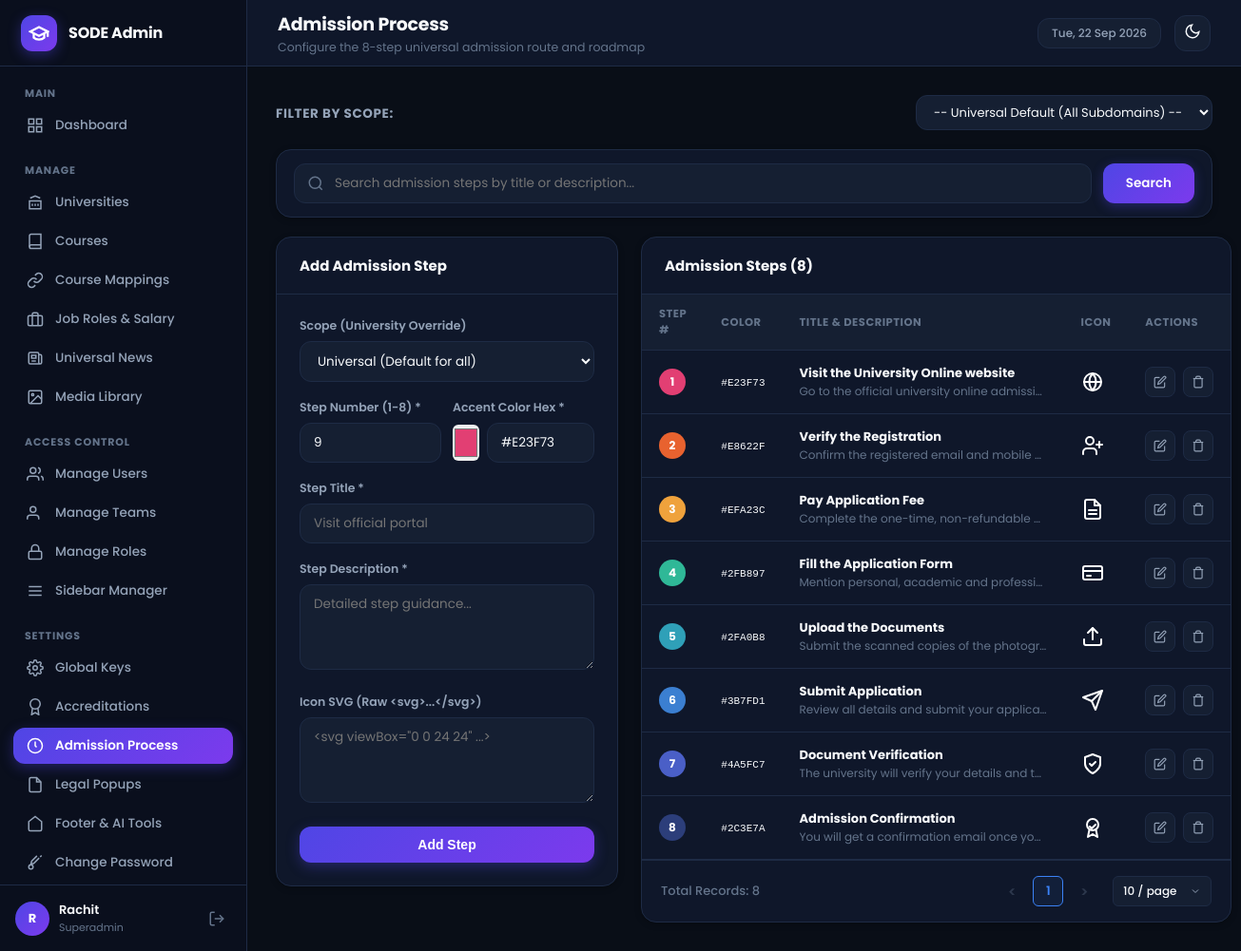
Page /admin/modules/admission_process/index.php (signed in) on the earlier database version.
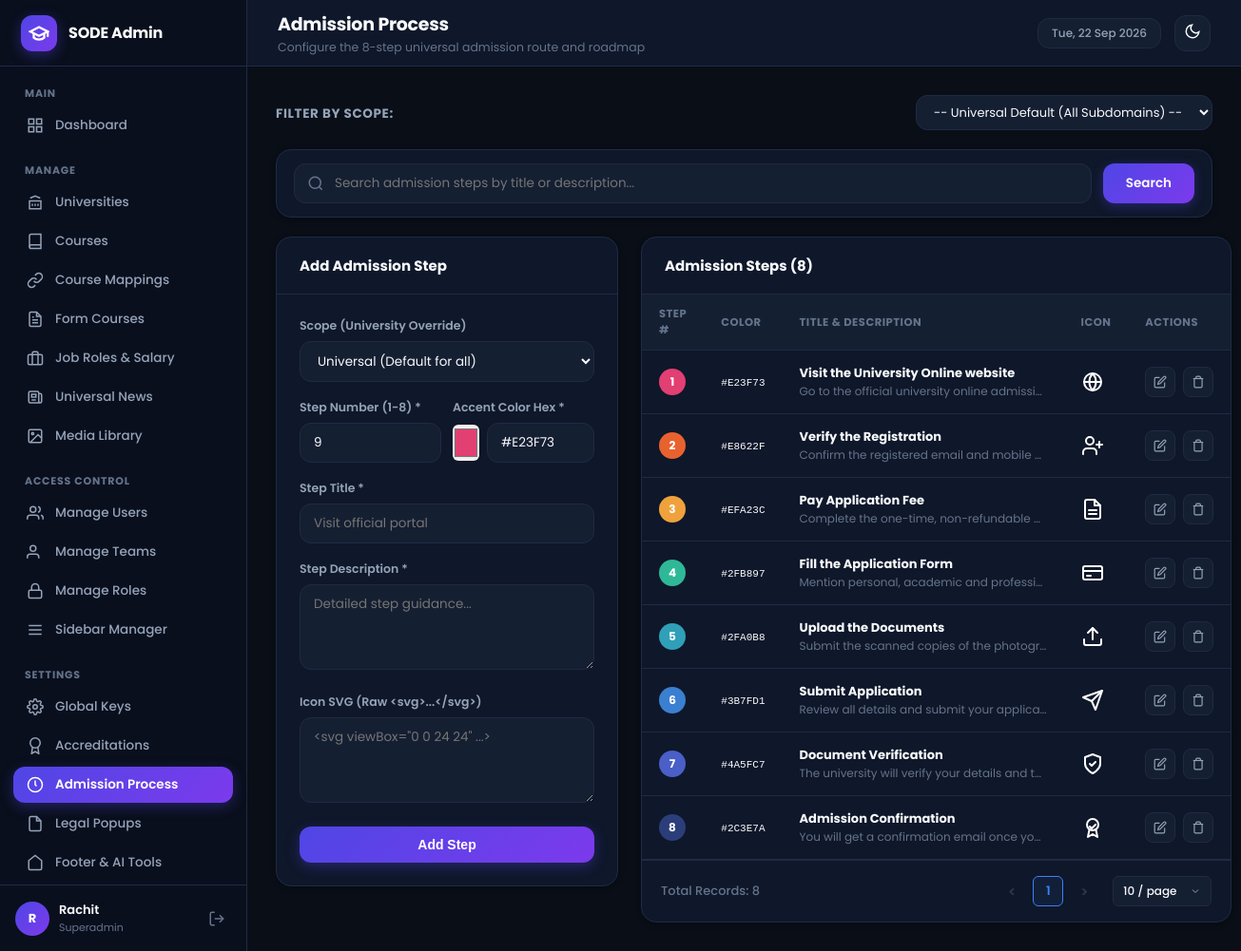
Same page on the later database version.
### tables this page shows
CREATE TABLE IF NOT EXISTS `sidebar_items` (
  `id` INT UNSIGNED AUTO_INCREMENT PRIMARY KEY,
  `display_name` VARCHAR(100) NOT NULL,
  `page_route` VARCHAR(255) NOT NULL,
  `sort_order` INT DEFAULT 0,
  `active_page_key` VARCHAR(100) NOT NULL,
  `rbac_module_key` VARCHAR(100) NOT NULL,
  `menu_section` VARCHAR(100) DEFAULT 'Manage',
  `icon_svg` TEXT NULL,
  `is_superadmin_only` TINYINT(1) DEFAULT 0,
  `is_active` TINYINT(1) DEFAULT 1,
  `created_at` TIMESTAMP DEFAULT CURRENT_TIMESTAMP
);

CREATE TABLE IF NOT EXISTS `admission_process_steps` (
  `id` INT UNSIGNED AUTO_INCREMENT PRIMARY KEY,
  `university_id` INT UNSIGNED NULL,
  `step_number` TINYINT UNSIGNED NOT NULL,
  `color_hex` VARCHAR(20) NOT NULL DEFAULT '#3B7FD1',
  `title` VARCHAR(255) NOT NULL,
  `description` TEXT NOT NULL,
  `icon_svg` TEXT NULL,
  CONSTRAINT `fk_aps_uni` FOREIGN KEY (`university_id`) REFERENCES `universities` (`id`) ON DELETE CASCADE
);

### admin/modules/admission_process/index.php (the view, shortened to what the changed rows need)
<?php
$active_page_key = 'admission_process';
$db = get_db_connection();
$selected_uni_id = isset($_GET['uni_id']) && $_GET['uni_id'] !== '' ? (int)$_GET['uni_id'] : null;
$search = trim($_GET['q'] ?? '');
$pagination = sode_get_pagination_params(10);
$page = $pagination['page'];
$per_page = $pagination['per_page'];
$offset = $pagination['offset'];
$where_clauses = [];
$params = [];
if ($selected_uni_id) {
    $where_clauses[] = "university_id = :uni_id";
    $params[':uni_id'] = $selected_uni_id;
} else {
    $where_clauses[] = "university_id IS NULL";
}
$where_sql = "WHERE " . implode(" AND ", $where_clauses);
$count_stmt = $db->prepare("SELECT COUNT(*) FROM admission_process_steps $where_sql");
$count_stmt->execute($params);
$total_steps = (int)$count_stmt->fetchColumn();
$query = "SELECT * FROM admission_process_steps $where_sql ORDER BY step_number ASC, id ASC LIMIT :limit OFFSET :offset";
$stmt = $db->prepare($query);
$stmt->bindValue(':limit', $per_page, PDO::PARAM_INT);
$stmt->bindValue(':offset', $offset, PDO::PARAM_INT);
$stmt->execute();
$steps = $stmt->fetchAll();
require_once ADMIN_PATH . '/includes/header.php';
?>
<div class="split-layout">
    <div class="admin-card">
        <div class="table-responsive">
            <table class="admin-table">
                <thead>
                    <tr>
                        <th>Step #</th>
                        <th>Color</th>
                        <th>Title & Description</th>
                        <th>Icon</th>
                        <th>Actions</th>
                    </tr>
                </thead>
                <tbody>
                    <?php if (empty($steps)): ?>
                        <tr><td colspan="5" style="text-align:center; padding:32px; color:var(--text-dim);"><?php echo $search !== '' ? 'No steps match your search query "' . htmlspecialchars($search) . '".' : 'No steps defined for this scope.'; ?></td></tr>
                    <?php else: ?>
                        <?php foreach ($steps as $s): ?>
                            <tr>
                                <td>
                                    <div style="width:28px; height:28px; border-radius:50%; background:<?php echo htmlspecialchars($s['color_hex']); ?>; color:#fff; display:flex; align-items:center; justify-content:center; font-weight:700; font-size:12px;">
                                        <?php echo $s['step_number']; ?>
                                    </div>
                                </td>
                                <td>
                                    <code style="font-size:11px;"><?php echo htmlspecialchars($s['color_hex']); ?></code>
                                </td>
                                <td>
                                    <strong><?php echo htmlspecialchars($s['title']); ?></strong>
                                    <div style="font-size:12px; color:var(--text-dim); max-width:260px; white-space:nowrap; overflow:hidden; text-overflow:ellipsis;">
                                        <?php echo htmlspecialchars($s['description']); ?>
                                    </div>
                                </td>
                                <td style="width:30px;">
                                    <?php if (!empty($s['icon_svg'])): ?>
                                        <div style="width:24px; height:24px; color:var(--primary);"><?php echo $s['icon_svg']; ?></div>
                                    <?php else: ?>
                                        <span style="color:var(--text-dim);">-</span>
                                    <?php endif; ?>
                                </td>
                                <td>
                                    <div class="table-actions">
                                        <?php echo rbac_render_edit_button(BASE_URL . '/modules/admission_process/index.php?edit_id=' . $s['id'] . ($selected_uni_id ? '&uni_id=' . $selected_uni_id : ''), 'Edit'); ?>
                                        <?php echo rbac_render_delete_button($s['id'], 'Delete'); ?>
                                    </div>
                                </td>
                            </tr>
                        <?php endforeach; ?>
                    <?php endif; ?>
                </tbody>
            </table>
        </div>
        <?php echo sode_render_pagination($total_steps, $page, $per_page); ?>
    </div>
</div>
<?php
require_once ADMIN_PATH . '/includes/footer.php';
?>

### admin/includes/sidebar.php (shortened to what the changed rows need)
<?php
$sidebar_items = get_user_sidebar_items();
$grouped_items = [];
foreach ($sidebar_items as $item) {
    $section = !empty($item['menu_section']) ? strtoupper($item['menu_section']) : 'MANAGE';
    $grouped_items[$section][] = $item;
}
if (empty($active_page_key)) {
    $current_script = str_replace('\\', '/', $_SERVER['SCRIPT_NAME'] ?? $_SERVER['PHP_SELF'] ?? '');
    if (preg_match('#/modules/([^/]+)/#', $current_script, $matches)) {
        $current_page_key = $matches[1];
    } elseif (strpos($current_script, 'dashboard.php') !== false) {
        $current_page_key = 'dashboard';
    } else {
        $current_page_key = '';
    }
} else {
    $current_page_key = $active_page_key;
}
?>
<aside class="app-sidebar" id="app-sidebar">
    <nav class="sidebar-nav">
        <?php foreach ($grouped_items as $section_title => $section_items): ?>
            <div class="nav-section">
                <div class="nav-section-title"><?php echo htmlspecialchars($section_title); ?></div>
                <ul class="nav-list">
                    <?php foreach ($section_items as $item):
                        $route = (strpos($item['page_route'], 'http') === 0) ? $item['page_route'] : BASE_URL . '/' . ltrim($item['page_route'], '/');
                        $is_active = ($current_page_key !== '' && $current_page_key === $item['active_page_key']);
                    ?>
                        <li class="nav-item <?php echo $is_active ? 'active' : ''; ?>">
                            <a href="<?php echo htmlspecialchars($route); ?>">
                                <?php if (!empty($item['icon_svg'])): ?>
                                    <?php echo $item['icon_svg']; ?>
                                <?php else: ?>
                                    <svg width="18" height="18" viewBox="0 0 24 24" fill="none" stroke="currentColor" stroke-width="2"><circle cx="12" cy="12" r="4"></circle></svg>
                                <?php endif; ?>
                                <span><?php echo htmlspecialchars($item['display_name']); ?></span>
                            </a>
                        </li>
                    <?php endforeach; ?>
                </ul>
            </div>
        <?php endforeach; ?>
    </nav>
</aside>

### admin/includes/rbac.php (shortened to what the changed rows need)
<?php
function is_superadmin() {
    return !empty($_SESSION['is_superadmin']);
}
function user_can($action, $team_id = null) {
    if (is_superadmin()) {
        return true;
    }
    $perm = null;
    $act = strtolower(trim($action));
    $col = 'can_' . $act;
    return !empty($perm[$col]);
}
function can_update($team_id = null) { return user_can('update', $team_id); }
function can_delete($team_id = null) { return user_can('delete', $team_id); }
function rbac_render_edit_button($url, $title = 'Edit', $custom_class = 'action-btn') {
    $can = can_update();
    if ($can) {
        return '<a href="' . htmlspecialchars($url) . '" class="' . htmlspecialchars($custom_class) . '" title="' . htmlspecialchars($title) . '">'
            . '<svg width="14" height="14" viewBox="0 0 24 24" fill="none" stroke="currentColor" stroke-width="2"><path d="M11 4H4a2 2 0 0 0-2 2v14a2 2 0 0 0 2 2h14a2 2 0 0 0 2-2v-7"></path><path d="M18.5 2.5a2.121 2.121 0 0 1 3 3L12 15l-4 1 1-4 9.5-9.5z"></path></svg>'
            . '</a>';
    }
}
function rbac_render_delete_button($id, $title = 'Delete', $action_name = 'delete', $extra_post_fields = []) {
    $can = can_delete();
    if ($can) {
        $csrf = function_exists('csrf_field') ? csrf_field() : '';
        $html = '<form method="POST" action="" class="confirm-delete" style="display:inline;">'
            . $csrf
            . '<input type="hidden" name="action" value="' . htmlspecialchars($action_name) . '">'
            . '<input type="hidden" name="id" value="' . (int)$id . '">';
        $html .= '<button type="submit" class="action-btn delete-btn" title="' . htmlspecialchars($title) . '">'
            . '<svg width="14" height="14" viewBox="0 0 24 24" fill="none" stroke="currentColor" stroke-width="2"><polyline points="3 6 5 6 21 6"></polyline><path d="M19 6v14a2 2 0 0 1-2 2H7a2 2 0 0 1-2-2V6m3 0V4a2 2 0 0 1 2-2h4a2 2 0 0 1 2 2v2"></path></svg>'
            . '</button></form>';
        return $html;
    }
}
    ?>
    <?php
function get_user_sidebar_items() {
    $db = get_db_connection();
    if (is_superadmin()) {
        $stmt = $db->query("SELECT * FROM sidebar_items WHERE is_active = 1 ORDER BY sort_order ASC, id ASC");
        $items = $stmt->fetchAll();
        if (!empty($items)) return $items;
    }
    $role_id = $_SESSION['user_role_id'] ?? 0;
    $stmt = $db->prepare("
        SELECT si.*
        FROM sidebar_items si
        INNER JOIN role_sidebar_access rsa ON si.id = rsa.sidebar_item_id
        WHERE rsa.role_id = :role_id AND si.is_active = 1 AND si.is_superadmin_only = 0
        ORDER BY si.sort_order ASC, si.id ASC
    ");
    $stmt->execute(['role_id' => $role_id]);
    return $stmt->fetchAll();
}

### admin/includes/helpers.php (shortened to what the changed rows need)
<?php
function csrf_token() {
    return $_SESSION['csrf_token'];
}
function csrf_field() {
    return '<input type="hidden" name="csrf_token" value="' . htmlspecialchars(csrf_token()) . '">';
}
if (!function_exists('sode_get_pagination_params')) {
    function sode_get_pagination_params($default_per_page = 10, $allowed = [10, 25, 50, 100], $page_key = 'page', $per_page_key = 'per_page') {
        $page = isset($_GET[$page_key]) ? (int)$_GET[$page_key] : 1;
        $per_page = isset($_GET[$per_page_key]) ? (int)$_GET[$per_page_key] : $default_per_page;
        $offset = ($page - 1) * $per_page;
        return [
            'page'     => $page,
            'per_page' => $per_page,
            'offset'   => $offset
        ];
    }
}
if (!function_exists('sode_render_pagination')) {
    function sode_render_pagination($total_records, $current_page, $per_page, $allowed = [10, 25, 50, 100], $page_key = 'page', $per_page_key = 'per_page') {
        $total_records = max(0, (int)$total_records);
        $per_page = max(1, (int)$per_page);
        $total_pages = max(1, (int)ceil($total_records / $per_page));
        $current_page = max(1, min((int)$current_page, $total_pages));
        $queryParams = $_GET ?? [];
        $buildUrl = function($p, $pp = null) use ($queryParams, $page_key, $per_page_key, $per_page) {
            $params = $queryParams;
            $params[$page_key] = $p;
            $params[$per_page_key] = ($pp !== null) ? $pp : $per_page;
            return '?' . http_build_query($params);
        };
        $pages = [];
        if ($total_pages <= 7) {
            for ($i = 1; $i <= $total_pages; $i++) {
                $pages[] = $i;
            }
        }
        ?>
        <div class="sode-pagination-bar">
            <div class="sode-pagination-left">
                <span class="sode-pagination-total">Total Records: <?php echo number_format($total_records); ?></span>
            </div>
            <div class="sode-pagination-right">
                <?php if ($current_page > 1): ?>
                    <a href="<?php echo htmlspecialchars($buildUrl($current_page - 1)); ?>" class="sode-page-link sode-page-nav" title="Previous Page">&lt;</a>
                <?php else: ?>
                    <span class="sode-page-link sode-page-nav disabled">&lt;</span>
                <?php endif; ?>
                <?php foreach ($pages as $p): ?>
                    <?php if ($p === '...'): ?>
                        <span class="sode-page-ellipsis">&hellip;</span>
                    <?php elseif ($p == $current_page): ?>
                        <span class="sode-page-link active"><?php echo $p; ?></span>
                    <?php else: ?>
                        <a href="<?php echo htmlspecialchars($buildUrl($p)); ?>" class="sode-page-link"><?php echo $p; ?></a>
                    <?php endif; ?>
                <?php endforeach; ?>
                <?php if ($current_page < $total_pages): ?>
                    <a href="<?php echo htmlspecialchars($buildUrl($current_page + 1)); ?>" class="sode-page-link sode-page-nav" title="Next Page">&gt;</a>
                <?php else: ?>
                    <span class="sode-page-link sode-page-nav disabled">&gt;</span>
                <?php endif; ?>
                <div class="sode-per-page-wrap">
                    <select class="sode-per-page-select" onchange="window.location.href=this.value;" title="Records per page">
                    </select>
                </div>
            </div>
        </div>
        <?php
        return ob_get_clean();
    }
}

Differences in the rows shown:
no longer on this page (row unchanged): sidebar_items: display_name "Change Password", shown under "SETTINGS"
added sidebar_items: display_name "Form Courses", shown under "MANAGE"
